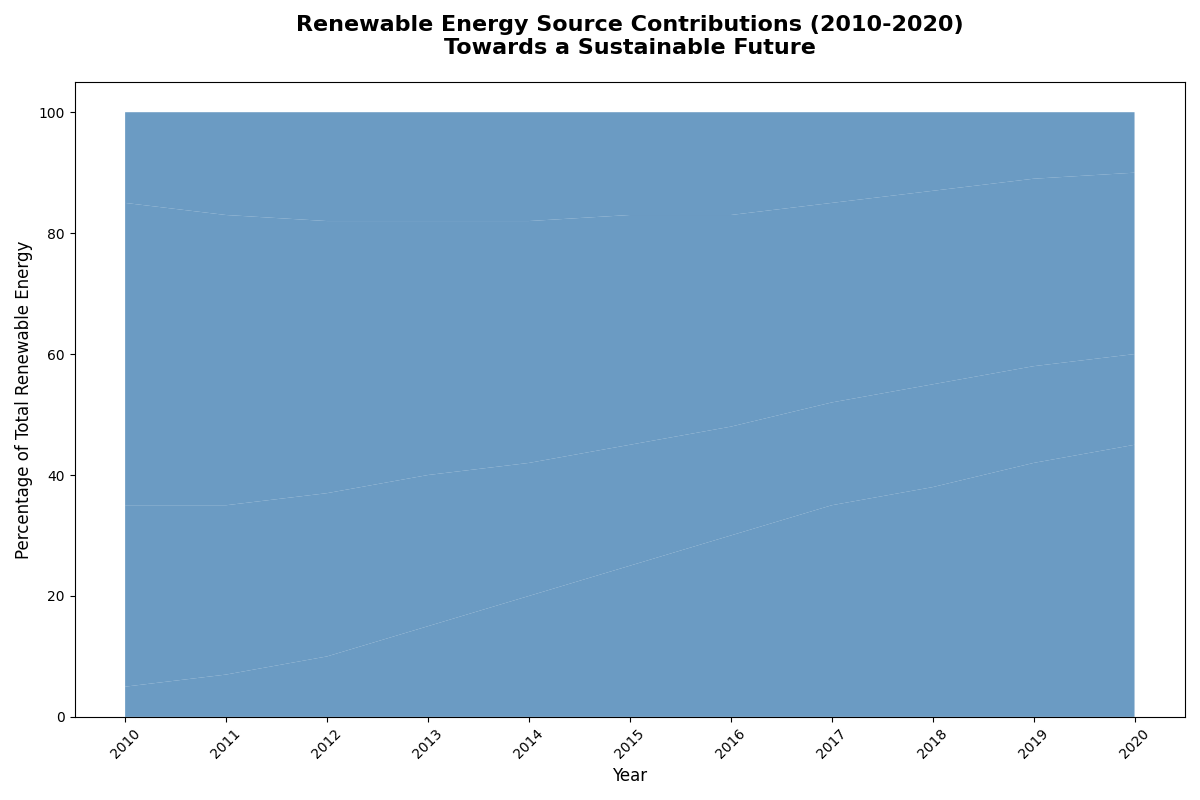

Generate this figure with Python:
import matplotlib.pyplot as plt
import numpy as np

years = np.arange(2010, 2021)
solar = [5, 7, 10, 15, 20, 25, 30, 35, 38, 42, 45]
wind = [30, 28, 27, 25, 22, 20, 18, 17, 17, 16, 15]
hydroelectric = [50, 48, 45, 42, 40, 38, 35, 33, 32, 31, 30]
biomass = [15, 17, 18, 18, 18, 17, 17, 15, 13, 11, 10]

data = np.vstack([solar, wind, hydroelectric, biomass])

plt.figure(figsize=(12, 8))
plt.stackplot(years, data, colors=['#4682B4'], alpha=0.8)  # Using a consistent single color

plt.title("Renewable Energy Source Contributions (2010-2020)\nTowards a Sustainable Future", fontsize=16, fontweight='bold', pad=20)
plt.xlabel('Year', fontsize=12)
plt.ylabel('Percentage of Total Renewable Energy', fontsize=12)
plt.xticks(years, rotation=45)
plt.tight_layout()

plt.show()
